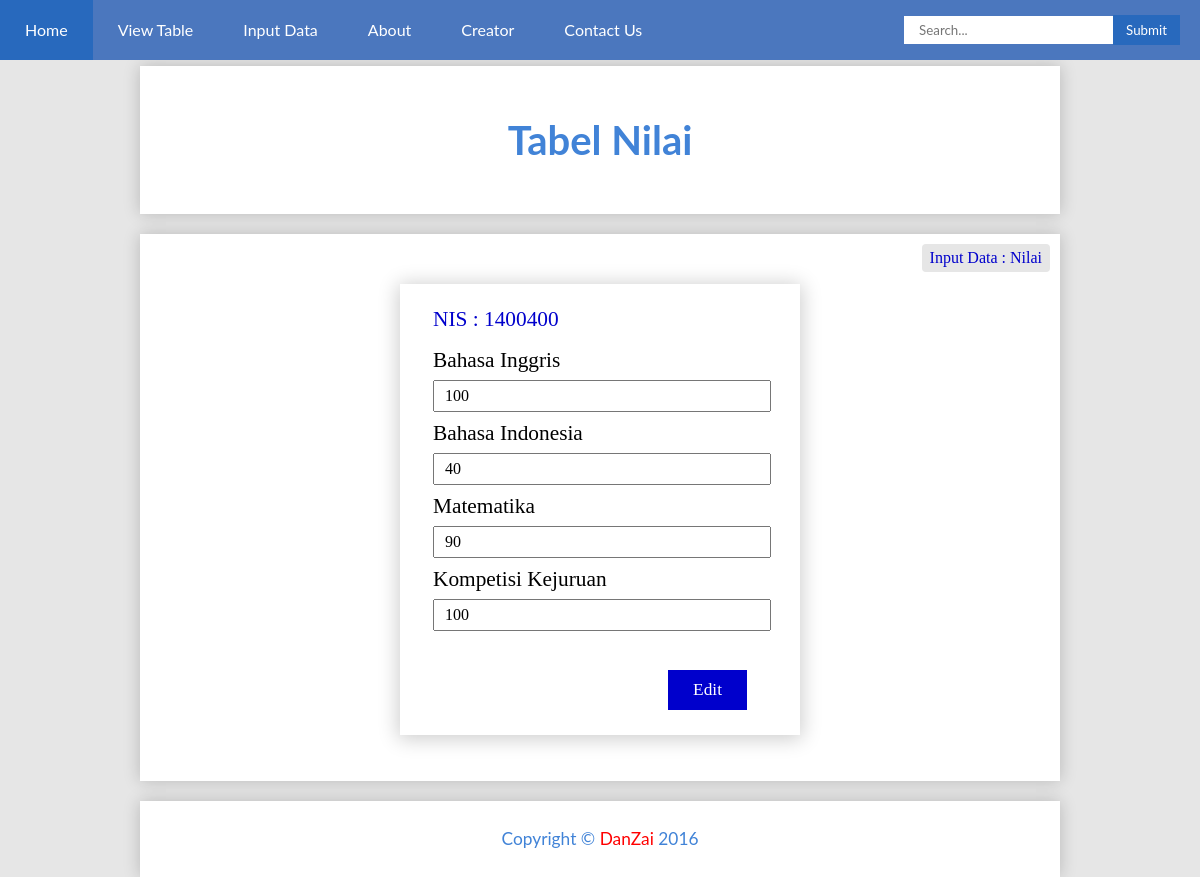
The page /nilai/editdata.php?id=1400400 on the database its author committed.
### tables this page shows
CREATE TABLE IF NOT EXISTS `tb_nilai` (
  `niss` int(7) NOT NULL DEFAULT '0',
  `bhs_inggris` varchar(10) DEFAULT NULL,
  `bhs_indonesia` varchar(10) DEFAULT NULL,
  `matematika` varchar(10) DEFAULT NULL,
  `kk` varchar(10) DEFAULT NULL,
  PRIMARY KEY (`niss`)
);

### nilai/EditData.php (the view, shortened to what this page needs)
<!DOCTYPE html>
<html>
<head>
<link rel="stylesheet" type="text/css" href="../css/style.css">
</head>
<body>
<header>
	<?php
		include("../header.php");
		$id 	= $_GET['id'];
		$sql 	= mysql_query("SELECT * FROM tb_nilai WHERE niss=$id") or die(mysql_error());
		$cetak  = mysql_fetch_row($sql);
		$niss           =	$cetak[0];
        $bhs_inggris    =	$cetak[1];
        $bhs_indonesia  =	$cetak[2];
        $matematika     =	$cetak[3];
        $kk             =	$cetak[4];
	?>
</header>
<div class="kabeh">
  <div class="judul"><h3>Tabel Nilai</h3></div>
  <div class="isi">
   <p class="note">Input Data : Nilai</p>
    <div class="form">
			<form name="Tambah" method="post" action="EditDataProses.php">
			<table>
			<tr>
				<td class="id">NIS : <?php echo "$niss"; ?></td>
				<td><input type="hidden" name="niss" value="<?php echo $niss; ?>"></td>
			</tr>
			<tr>
		        <td>Bahasa Inggris</td>
		        <td><input type="text" name="bhs_inggris" value="<?php echo $bhs_inggris; ?>"></td>
		      </tr>
		      <tr>
		        <td>Bahasa Indonesia</td>
		        <td><input type="text" name="bhs_indonesia" value="<?php echo $bhs_indonesia; ?>"></td>
		      </tr>
		      <tr>
		        <td>Matematika</td>
		        <td><input type="text" name="matematika" value="<?php echo $matematika; ?>"></td>
		      </tr>
		      <tr>
		        <td>Kompetisi Kejuruan</td>
		        <td><input type="text" name="kk" value="<?php echo $kk; ?>"></td>
		      </tr>
			<tr>
				<td><input type="submit" name="tambah" value="Edit"></td>
			</tr>
			</table>
			</form>
	</div>
  </div>
  <footer class="footer">
  <p>Copyright &copy <a href="http://nexiapedia.blogspot.com/">DanZai</a> 2016</p>
  </footer>
</div>
</body>
</html>

### css/style.css (style rules this page uses)
body { margin: 0; padding: 0; background-color: #e6e6e6; }
a { font-family: "century gothic", lato, sans-serif; }
.kabeh { padding-top: 5.5%; }
.judul { margin: 0 auto; width: 75%; background-color: white; padding: 10px 10px; height: 100%; box-shadow: 0px 0px 16px 0px rgba(0,0,0,0.2); }
.judul h3 { font-family: 'Lato', sans-serif; text-align: center; font-size: 30pt; color: #4183D7; display: block; }
.isi { margin: 20px auto; width: 75%; background-color: white; padding: 10px 10px; padding-bottom: 3%; min-height: 250px; box-shadow: 0px 0px 16px 0px rgba(0,0,0,0.2); }
.note { font-family: nexa; margin: 0; margin-bottom: 10px; padding: 5px 8px; float: right; background-color: #e6e6e6; border-radius: 4px; color: #0000cc; }
.form { clear: both; }
.form table { margin: 10px auto; margin-top: 40px; width: 400px; font-family: nexa; font-size: 16pt; padding: 20px 30px; padding-right: 50px; box-shadow: 0px 2px 19px 2px rgba(0,0,0,0.2); }
.form td { display: block; }
.form input[type="text"] { width: 100%; padding: 5px 10px; margin: 5px 0; font-size: 12pt; font-family: nexa; }
.form input[type="submit"] { float: right; margin-top: 30px; padding: 10px 25px; margin-bottom: 3px; border: hidden; cursor: pointer; font-family: nexa; font-size: 13pt; background-color: #0000cc; color: white; }
.id { cursor: not-allowed; margin-bottom: 10px; color: #0000cc; }
.footer { margin: 0 auto; margin-top: 10px; width: 75%; background-color: white; padding: 10px 10px; height: 100%; box-shadow: 0px 0px 16px 0px rgba(0,0,0,0.2); }
.footer p { font-family: 'Lato', sans-serif; text-align: center; font-size: 13pt; color: #4183D7; }
.footer a { text-decoration: none; color: red; }

### rows shown on the page
tb_nilai: niss "1400400", bhs_inggris "100", bhs_indonesia "40", matematika "90", kk "100"
